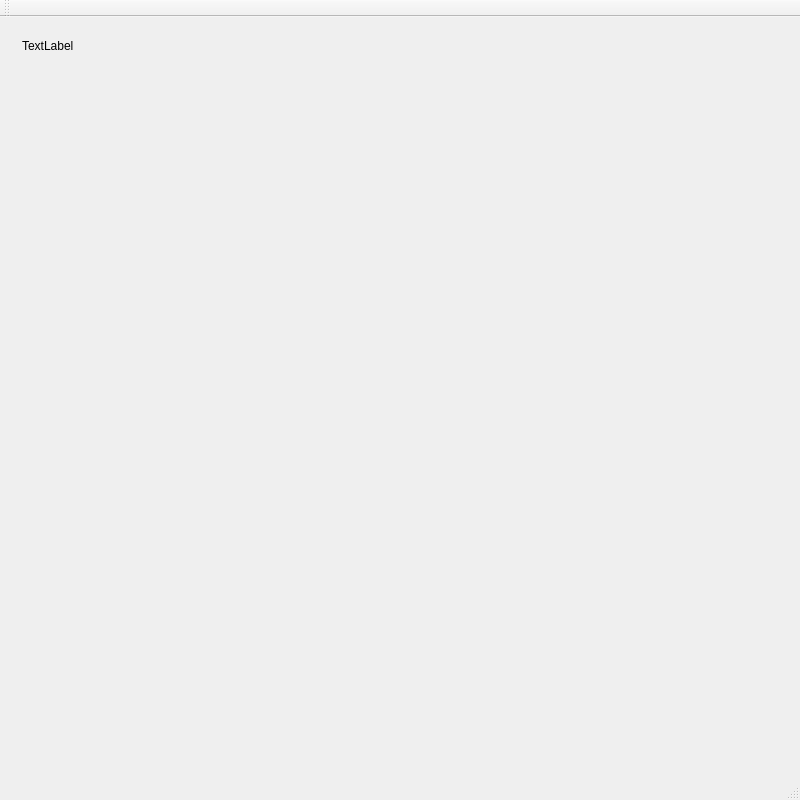
<?xml version="1.0" encoding="UTF-8"?>
<ui version="4.0">
 <class>ChessClass</class>
 <widget class="QMainWindow" name="ChessClass">
  <property name="geometry">
   <rect>
    <x>0</x>
    <y>0</y>
    <width>800</width>
    <height>800</height>
   </rect>
  </property>
  <property name="minimumSize">
   <size>
    <width>0</width>
    <height>0</height>
   </size>
  </property>
  <property name="windowTitle">
   <string>Chess</string>
  </property>
  <widget class="QWidget" name="centralWidget">
   <layout class="QVBoxLayout" name="verticalLayout">
    <item>
     <widget class="ChessBoardWidget" name="chessBoard" native="true">
      <layout class="QGridLayout" name="gridLayout">
       <item row="0" column="0">
        <widget class="QLabel" name="turns">
         <property name="maximumSize">
          <size>
           <width>16777215</width>
           <height>30</height>
          </size>
         </property>
         <property name="text">
          <string>TextLabel</string>
         </property>
        </widget>
       </item>
       <item row="1" column="0">
        <spacer name="verticalSpacer">
         <property name="orientation">
          <enum>Qt::Vertical</enum>
         </property>
         <property name="sizeHint" stdset="0">
          <size>
           <width>20</width>
           <height>40</height>
          </size>
         </property>
        </spacer>
       </item>
      </layout>
     </widget>
    </item>
   </layout>
  </widget>
  <widget class="QMenuBar" name="menuBar">
   <property name="geometry">
    <rect>
     <x>0</x>
     <y>0</y>
     <width>800</width>
     <height>21</height>
    </rect>
   </property>
  </widget>
  <widget class="QToolBar" name="mainToolBar">
   <attribute name="toolBarArea">
    <enum>TopToolBarArea</enum>
   </attribute>
   <attribute name="toolBarBreak">
    <bool>false</bool>
   </attribute>
  </widget>
  <widget class="QStatusBar" name="statusBar"/>
 </widget>
 <layoutdefault spacing="6" margin="11"/>
 <customwidgets>
  <customwidget>
   <class>ChessBoardWidget</class>
   <extends>QWidget</extends>
   <header location="global">chessboardwidget.h</header>
   <container>1</container>
  </customwidget>
 </customwidgets>
 <resources>
  <include location="Chess.qrc"/>
 </resources>
 <connections/>
</ui>
